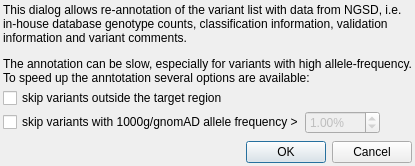
<?xml version="1.0" encoding="UTF-8"?>
<ui version="4.0">
 <class>NGSDReannotationDialog</class>
 <widget class="QDialog" name="NGSDReannotationDialog">
  <property name="geometry">
   <rect>
    <x>0</x>
    <y>0</y>
    <width>415</width>
    <height>166</height>
   </rect>
  </property>
  <property name="windowTitle">
   <string>Re-annotation of variants from NGSD</string>
  </property>
  <layout class="QVBoxLayout" name="verticalLayout">
   <property name="spacing">
    <number>3</number>
   </property>
   <property name="leftMargin">
    <number>3</number>
   </property>
   <property name="topMargin">
    <number>3</number>
   </property>
   <property name="rightMargin">
    <number>3</number>
   </property>
   <property name="bottomMargin">
    <number>3</number>
   </property>
   <item>
    <widget class="QLabel" name="label">
     <property name="text">
      <string>&lt;html&gt;&lt;head/&gt;&lt;body&gt;&lt;p&gt;This dialog allows re-annotation of the variant list with data from NGSD, i.e. in-house database genotype counts, classification information, validation information and variant comments.&lt;/p&gt;&lt;p&gt;The annotation can be slow, especially for variants with high allele-frequency.&lt;br/&gt;To speed up the anntotation several options are available:&lt;/p&gt;&lt;/body&gt;&lt;/html&gt;</string>
     </property>
     <property name="wordWrap">
      <bool>true</bool>
     </property>
    </widget>
   </item>
   <item>
    <widget class="QCheckBox" name="filter_roi">
     <property name="text">
      <string>skip variants outside the target region</string>
     </property>
    </widget>
   </item>
   <item>
    <layout class="QHBoxLayout" name="horizontalLayout">
     <property name="spacing">
      <number>1</number>
     </property>
     <item>
      <widget class="QCheckBox" name="filter_af">
       <property name="text">
        <string>skip variants with 1000g/gnomAD allele frequency &gt;</string>
       </property>
      </widget>
     </item>
     <item>
      <widget class="QDoubleSpinBox" name="filter_af_value">
       <property name="enabled">
        <bool>false</bool>
       </property>
       <property name="suffix">
        <string>%</string>
       </property>
       <property name="maximum">
        <double>100.000000000000000</double>
       </property>
       <property name="singleStep">
        <double>1.000000000000000</double>
       </property>
       <property name="value">
        <double>1.000000000000000</double>
       </property>
      </widget>
     </item>
     <item>
      <spacer name="horizontalSpacer">
       <property name="orientation">
        <enum>Qt::Horizontal</enum>
       </property>
       <property name="sizeHint" stdset="0">
        <size>
         <width>40</width>
         <height>20</height>
        </size>
       </property>
      </spacer>
     </item>
    </layout>
   </item>
   <item>
    <spacer name="verticalSpacer">
     <property name="orientation">
      <enum>Qt::Vertical</enum>
     </property>
     <property name="sizeHint" stdset="0">
      <size>
       <width>20</width>
       <height>40</height>
      </size>
     </property>
    </spacer>
   </item>
   <item>
    <widget class="QDialogButtonBox" name="buttonBox">
     <property name="orientation">
      <enum>Qt::Horizontal</enum>
     </property>
     <property name="standardButtons">
      <set>QDialogButtonBox::Cancel|QDialogButtonBox::Ok</set>
     </property>
    </widget>
   </item>
  </layout>
 </widget>
 <resources/>
 <connections>
  <connection>
   <sender>buttonBox</sender>
   <signal>accepted()</signal>
   <receiver>NGSDReannotationDialog</receiver>
   <slot>accept()</slot>
   <hints>
    <hint type="sourcelabel">
     <x>248</x>
     <y>254</y>
    </hint>
    <hint type="destinationlabel">
     <x>157</x>
     <y>274</y>
    </hint>
   </hints>
  </connection>
  <connection>
   <sender>buttonBox</sender>
   <signal>rejected()</signal>
   <receiver>NGSDReannotationDialog</receiver>
   <slot>reject()</slot>
   <hints>
    <hint type="sourcelabel">
     <x>316</x>
     <y>260</y>
    </hint>
    <hint type="destinationlabel">
     <x>286</x>
     <y>274</y>
    </hint>
   </hints>
  </connection>
 </connections>
</ui>
